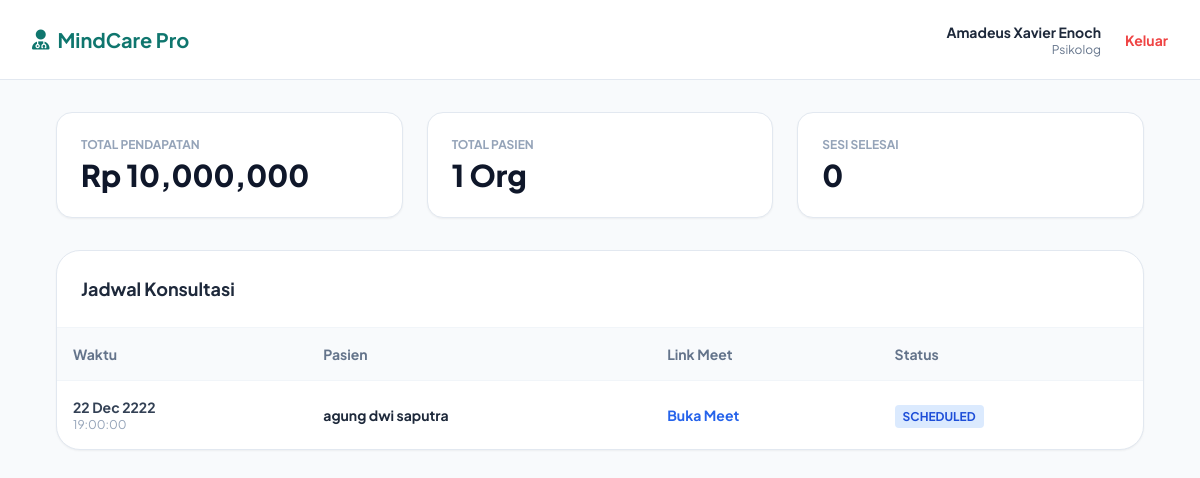
The app's page /dashboard.php (signed in) with its own data.
### tables this page shows
CREATE TABLE `users` (
  `id` int(11) NOT NULL,
  `name` varchar(100) NOT NULL,
  `email` varchar(100) NOT NULL,
  `password` varchar(255) NOT NULL,
  `role` enum('admin','patient','therapist') DEFAULT 'patient',
  `avatar` varchar(255) DEFAULT 'default.png',
  `balance` decimal(15,2) DEFAULT 0.00,
  `bio` text DEFAULT NULL,
  `language_pref` varchar(5) DEFAULT 'id',
  `avatar_color` varchar(20) DEFAULT 'teal-500',
  `last_activity` datetime DEFAULT NULL,
  `created_at` timestamp NOT NULL DEFAULT current_timestamp()
);

CREATE TABLE `appointments` (
  `id` int(11) NOT NULL,
  `patient_id` int(11) NOT NULL,
  `therapist_id` int(11) NOT NULL,
  `date` date NOT NULL,
  `time` time NOT NULL,
  `amount` decimal(15,2) NOT NULL,
  `status` enum('scheduled','completed','cancelled') DEFAULT 'scheduled',
  `meet_link` varchar(255) DEFAULT NULL,
  `notes` text DEFAULT NULL,
  `created_at` timestamp NOT NULL DEFAULT current_timestamp()
);

### panel_therapist.php (the view, shortened to what this page needs)
<?php
$uid = $_SESSION['user_id'];
$q_me = mysqli_query($conn, "SELECT * FROM users WHERE id='$uid'");
$me = mysqli_fetch_assoc($q_me);
$q_t = mysqli_query($conn, "SELECT * FROM therapists WHERE user_id='$uid'");
$therapist_data = mysqli_fetch_assoc($q_t);
$tid = $therapist_data['id'];
$balance = $me['balance'];
?>
<!DOCTYPE html>
<html lang="id">
<head>
    <script src="https://cdn.tailwindcss.com"></script>
    <link href="https://cdnjs.cloudflare.com/ajax/libs/font-awesome/6.4.0/css/all.min.css" rel="stylesheet">
</head>
<body class="bg-slate-50 text-slate-800">
    <nav class="bg-white border-b border-slate-200 px-8 h-20 flex items-center justify-between sticky top-0 z-50">
        <div class="flex items-center gap-2 font-bold text-xl text-teal-700">
            <i class="fa-solid fa-user-doctor"></i> MindCare Pro
        </div>
        <div class="flex items-center gap-6">
            <div class="text-right">
                <p class="font-bold text-sm text-slate-800"><?= $me['name'] ?></p>
                <p class="text-xs text-slate-500">Psikolog</p>
            </div>
            <a href="dashboard.php?logout=true" class="text-red-500 font-bold text-sm hover:underline">Keluar</a>
        </div>
    </nav>
    <div class="max-w-6xl mx-auto p-8">
        <div class="grid md:grid-cols-3 gap-6 mb-8">
            <div class="bg-white p-6 rounded-2xl shadow-sm border border-slate-200">
                <p class="text-xs font-bold text-slate-400 uppercase mb-1">Total Pendapatan</p>
                <h3 class="text-3xl font-extrabold text-slate-900">Rp <?= number_format($balance) ?></h3>
            </div>
            <div class="bg-white p-6 rounded-2xl shadow-sm border border-slate-200">
                <p class="text-xs font-bold text-slate-400 uppercase mb-1">Total Pasien</p>
                <?php $count_p = mysqli_num_rows(mysqli_query($conn, "SELECT DISTINCT patient_id FROM appointments WHERE therapist_id='$tid'")); ?>
                <h3 class="text-3xl font-extrabold text-slate-900"><?= $count_p ?> Org</h3>
            </div>
            <div class="bg-white p-6 rounded-2xl shadow-sm border border-slate-200">
                <p class="text-xs font-bold text-slate-400 uppercase mb-1">Sesi Selesai</p>
                <?php $count_s = mysqli_num_rows(mysqli_query($conn, "SELECT * FROM appointments WHERE therapist_id='$tid' AND status='completed'")); ?>
                <h3 class="text-3xl font-extrabold text-slate-900"><?= $count_s ?></h3>
            </div>
        </div>
        <div class="bg-white rounded-3xl shadow-sm border border-slate-200 overflow-hidden">
            <div class="p-6 border-b border-slate-100 flex justify-between items-center">
                <h3 class="font-bold text-lg text-slate-800">Jadwal Konsultasi</h3>
            </div>
            <table class="w-full text-left text-sm">
                <thead class="bg-slate-50 text-slate-500 font-bold border-b border-slate-100">
                    <tr><th class="p-4">Waktu</th><th class="p-4">Pasien</th><th class="p-4">Link Meet</th><th class="p-4">Status</th></tr>
                </thead>
                <tbody class="divide-y divide-slate-50">
                    <?php
                    $qa = mysqli_query($conn, "SELECT a.*, u.name as patient_name FROM appointments a JOIN users u ON a.patient_id=u.id WHERE a.therapist_id='$tid' ORDER BY a.date DESC");
                    while($r=mysqli_fetch_assoc($qa)):
                    ?>
                    <tr class="hover:bg-slate-50">
                        <td class="p-4">
                            <p class="font-bold text-slate-700"><?= date('d M Y', strtotime($r['date'])) ?></p>
                            <p class="text-xs text-slate-400"><?= $r['time'] ?></p>
                        </td>
                        <td class="p-4 font-bold text-slate-800"><?= $r['patient_name'] ?></td>
                        <td class="p-4"><a href="<?= $r['meet_link'] ?>" target="_blank" class="text-blue-600 font-bold hover:underline">Buka Meet</a></td>
                        <td class="p-4"><span class="px-2 py-1 rounded text-xs font-bold uppercase bg-blue-100 text-blue-700"><?= $r['status'] ?></span></td>
                    </tr>
                    <?php endwhile; ?>
                </tbody>
            </table>
        </div>
    </div>
</body>
</html>

### panel_therapist.php (style rules this page uses)
body { font-family: 'Plus Jakarta Sans', sans-serif; background: #F8FAFC; }

### records on screen
users: name "Amadeus Xavier Enoch", balance "10,000,000"
appointments: date "22 Dec 2222", time "19:00:00", patient.name "agung dwi saputra", status "SCHEDULED"

### other values on screen
$count_p "1"
$count_s "0"
